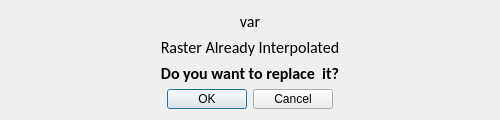
<?xml version="1.0" encoding="UTF-8"?>
<ui version="4.0">
 <class>SaveConfirm</class>
 <widget class="QDialog" name="SaveConfirm">
  <property name="geometry">
   <rect>
    <x>0</x>
    <y>0</y>
    <width>500</width>
    <height>120</height>
   </rect>
  </property>
  <property name="sizePolicy">
   <sizepolicy hsizetype="Expanding" vsizetype="MinimumExpanding">
    <horstretch>0</horstretch>
    <verstretch>0</verstretch>
   </sizepolicy>
  </property>
  <property name="minimumSize">
   <size>
    <width>500</width>
    <height>120</height>
   </size>
  </property>
  <property name="maximumSize">
   <size>
    <width>518</width>
    <height>120</height>
   </size>
  </property>
  <property name="windowTitle">
   <string>Replace Confirmation</string>
  </property>
  <property name="sizeGripEnabled">
   <bool>false</bool>
  </property>
  <layout class="QVBoxLayout" name="verticalLayout">
   <item>
    <widget class="QLabel" name="var">
     <property name="font">
      <font>
       <family>Calibri</family>
       <pointsize>12</pointsize>
      </font>
     </property>
     <property name="text">
      <string>var</string>
     </property>
     <property name="alignment">
      <set>Qt::AlignCenter</set>
     </property>
    </widget>
   </item>
   <item>
    <widget class="QLabel" name="label">
     <property name="font">
      <font>
       <family>Calibri</family>
       <pointsize>12</pointsize>
      </font>
     </property>
     <property name="text">
      <string>Raster Already Interpolated</string>
     </property>
     <property name="alignment">
      <set>Qt::AlignCenter</set>
     </property>
    </widget>
   </item>
   <item>
    <widget class="QLabel" name="label_2">
     <property name="font">
      <font>
       <family>Calibri</family>
       <pointsize>12</pointsize>
       <weight>75</weight>
       <bold>true</bold>
      </font>
     </property>
     <property name="text">
      <string>Do you want to replace  it?</string>
     </property>
     <property name="alignment">
      <set>Qt::AlignCenter</set>
     </property>
    </widget>
   </item>
   <item>
    <widget class="QDialogButtonBox" name="buttonBox">
     <property name="orientation">
      <enum>Qt::Horizontal</enum>
     </property>
     <property name="standardButtons">
      <set>QDialogButtonBox::Cancel|QDialogButtonBox::Ok</set>
     </property>
     <property name="centerButtons">
      <bool>true</bool>
     </property>
    </widget>
   </item>
  </layout>
 </widget>
 <resources/>
 <connections>
  <connection>
   <sender>buttonBox</sender>
   <signal>accepted()</signal>
   <receiver>SaveConfirm</receiver>
   <slot>accept()</slot>
   <hints>
    <hint type="sourcelabel">
     <x>249</x>
     <y>74</y>
    </hint>
    <hint type="destinationlabel">
     <x>249</x>
     <y>47</y>
    </hint>
   </hints>
  </connection>
  <connection>
   <sender>buttonBox</sender>
   <signal>rejected()</signal>
   <receiver>SaveConfirm</receiver>
   <slot>reject()</slot>
   <hints>
    <hint type="sourcelabel">
     <x>249</x>
     <y>74</y>
    </hint>
    <hint type="destinationlabel">
     <x>249</x>
     <y>47</y>
    </hint>
   </hints>
  </connection>
 </connections>
</ui>
